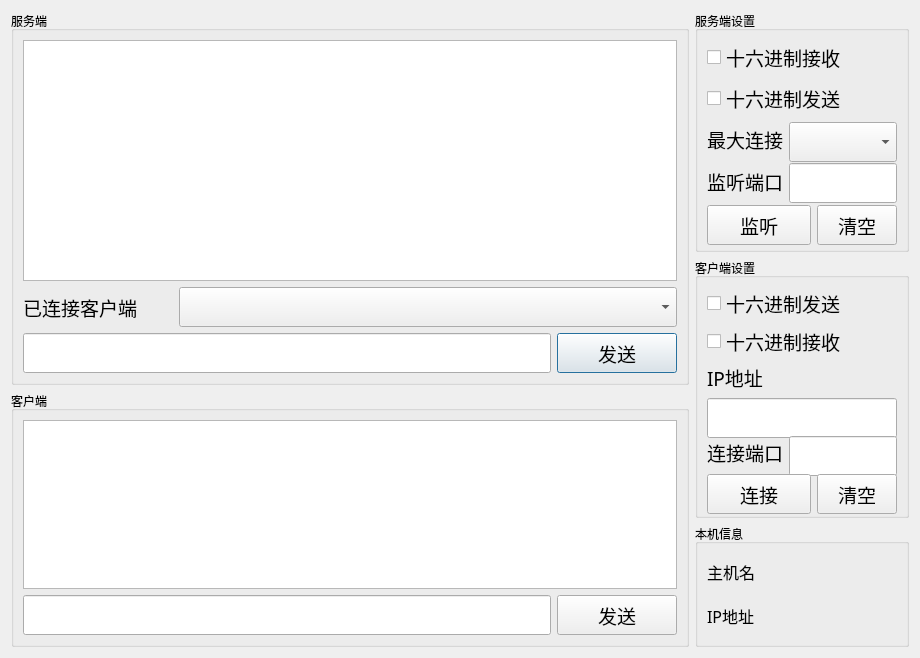
<?xml version="1.0" encoding="UTF-8"?>
<ui version="4.0">
 <class>TCPtest</class>
 <widget class="QDialog" name="TCPtest">
  <property name="geometry">
   <rect>
    <x>0</x>
    <y>0</y>
    <width>920</width>
    <height>658</height>
   </rect>
  </property>
  <property name="windowTitle">
   <string>Dialog</string>
  </property>
  <layout class="QGridLayout" name="gridLayout_6">
   <item row="0" column="0" rowspan="2">
    <widget class="QGroupBox" name="groupBox">
     <property name="title">
      <string>服务端</string>
     </property>
     <layout class="QGridLayout" name="gridLayout_2">
      <item row="0" column="0" colspan="3">
       <widget class="QTextEdit" name="txtDataServer"/>
      </item>
      <item row="1" column="0">
       <widget class="QLabel" name="label">
        <property name="minimumSize">
         <size>
          <width>0</width>
          <height>0</height>
         </size>
        </property>
        <property name="maximumSize">
         <size>
          <width>150</width>
          <height>16777215</height>
         </size>
        </property>
        <property name="font">
         <font>
          <family>楷体</family>
          <pointsize>14</pointsize>
         </font>
        </property>
        <property name="text">
         <string>已连接客户端</string>
        </property>
       </widget>
      </item>
      <item row="1" column="1" colspan="2">
       <widget class="QComboBox" name="cboxClient">
        <property name="minimumSize">
         <size>
          <width>460</width>
          <height>40</height>
         </size>
        </property>
        <property name="font">
         <font>
          <family>楷体</family>
          <pointsize>14</pointsize>
         </font>
        </property>
       </widget>
      </item>
      <item row="2" column="0" colspan="2">
       <widget class="QLineEdit" name="txtSendServer">
        <property name="minimumSize">
         <size>
          <width>500</width>
          <height>40</height>
         </size>
        </property>
       </widget>
      </item>
      <item row="2" column="2">
       <widget class="QPushButton" name="btnSendServer">
        <property name="minimumSize">
         <size>
          <width>0</width>
          <height>40</height>
         </size>
        </property>
        <property name="maximumSize">
         <size>
          <width>120</width>
          <height>16777215</height>
         </size>
        </property>
        <property name="font">
         <font>
          <family>楷体</family>
          <pointsize>14</pointsize>
         </font>
        </property>
        <property name="text">
         <string>发送</string>
        </property>
       </widget>
      </item>
     </layout>
    </widget>
   </item>
   <item row="0" column="1">
    <widget class="QGroupBox" name="groupBox_3">
     <property name="minimumSize">
      <size>
       <width>0</width>
       <height>0</height>
      </size>
     </property>
     <property name="maximumSize">
      <size>
       <width>16777215</width>
       <height>241</height>
      </size>
     </property>
     <property name="title">
      <string>服务端设置</string>
     </property>
     <layout class="QGridLayout" name="gridLayout_3">
      <item row="0" column="0" colspan="3">
       <widget class="QCheckBox" name="ckHexReceiveServer">
        <property name="font">
         <font>
          <family>楷体</family>
          <pointsize>14</pointsize>
         </font>
        </property>
        <property name="text">
         <string>十六进制接收</string>
        </property>
       </widget>
      </item>
      <item row="1" column="0" colspan="3">
       <widget class="QCheckBox" name="ckHexSendServer">
        <property name="font">
         <font>
          <family>楷体</family>
          <pointsize>14</pointsize>
         </font>
        </property>
        <property name="text">
         <string>十六进制发送</string>
        </property>
       </widget>
      </item>
      <item row="2" column="0">
       <widget class="QLabel" name="label_2">
        <property name="font">
         <font>
          <family>楷体</family>
          <pointsize>14</pointsize>
         </font>
        </property>
        <property name="text">
         <string>最大连接</string>
        </property>
       </widget>
      </item>
      <item row="2" column="1" colspan="2">
       <widget class="QComboBox" name="cboxMax">
        <property name="minimumSize">
         <size>
          <width>0</width>
          <height>40</height>
         </size>
        </property>
        <property name="font">
         <font>
          <family>楷体</family>
          <pointsize>14</pointsize>
         </font>
        </property>
       </widget>
      </item>
      <item row="3" column="0">
       <widget class="QLabel" name="label_3">
        <property name="font">
         <font>
          <family>楷体</family>
          <pointsize>14</pointsize>
         </font>
        </property>
        <property name="text">
         <string>监听端口</string>
        </property>
       </widget>
      </item>
      <item row="3" column="1" colspan="2">
       <widget class="QLineEdit" name="txtPortServer">
        <property name="minimumSize">
         <size>
          <width>0</width>
          <height>40</height>
         </size>
        </property>
       </widget>
      </item>
      <item row="4" column="0" colspan="2">
       <widget class="QPushButton" name="btnListen">
        <property name="minimumSize">
         <size>
          <width>0</width>
          <height>40</height>
         </size>
        </property>
        <property name="font">
         <font>
          <family>楷体</family>
          <pointsize>14</pointsize>
         </font>
        </property>
        <property name="text">
         <string>监听</string>
        </property>
       </widget>
      </item>
      <item row="4" column="2">
       <widget class="QPushButton" name="btnClearServer">
        <property name="minimumSize">
         <size>
          <width>0</width>
          <height>40</height>
         </size>
        </property>
        <property name="font">
         <font>
          <family>楷体</family>
          <pointsize>14</pointsize>
         </font>
        </property>
        <property name="text">
         <string>清空</string>
        </property>
       </widget>
      </item>
     </layout>
    </widget>
   </item>
   <item row="1" column="1" rowspan="2">
    <widget class="QGroupBox" name="groupBox_4">
     <property name="maximumSize">
      <size>
       <width>16777215</width>
       <height>260</height>
      </size>
     </property>
     <property name="title">
      <string>客户端设置</string>
     </property>
     <layout class="QGridLayout" name="gridLayout_4">
      <item row="0" column="0" colspan="3">
       <widget class="QCheckBox" name="ckHexSendClient">
        <property name="font">
         <font>
          <family>楷体</family>
          <pointsize>14</pointsize>
         </font>
        </property>
        <property name="text">
         <string>十六进制发送</string>
        </property>
       </widget>
      </item>
      <item row="1" column="0" colspan="3">
       <widget class="QCheckBox" name="ckHexReceiveClient">
        <property name="font">
         <font>
          <family>楷体</family>
          <pointsize>14</pointsize>
         </font>
        </property>
        <property name="text">
         <string>十六进制接收</string>
        </property>
       </widget>
      </item>
      <item row="2" column="0">
       <widget class="QLabel" name="label_4">
        <property name="font">
         <font>
          <family>楷体</family>
          <pointsize>14</pointsize>
         </font>
        </property>
        <property name="text">
         <string>IP地址</string>
        </property>
       </widget>
      </item>
      <item row="3" column="0" colspan="3">
       <widget class="QLineEdit" name="txtIP">
        <property name="minimumSize">
         <size>
          <width>0</width>
          <height>40</height>
         </size>
        </property>
       </widget>
      </item>
      <item row="4" column="0">
       <widget class="QLabel" name="label_5">
        <property name="font">
         <font>
          <family>楷体</family>
          <pointsize>14</pointsize>
         </font>
        </property>
        <property name="text">
         <string>连接端口</string>
        </property>
       </widget>
      </item>
      <item row="4" column="1" colspan="2">
       <widget class="QLineEdit" name="txtPortClient">
        <property name="minimumSize">
         <size>
          <width>0</width>
          <height>40</height>
         </size>
        </property>
       </widget>
      </item>
      <item row="5" column="0" colspan="2">
       <widget class="QPushButton" name="btnConnect">
        <property name="minimumSize">
         <size>
          <width>0</width>
          <height>40</height>
         </size>
        </property>
        <property name="font">
         <font>
          <family>楷体</family>
          <pointsize>14</pointsize>
         </font>
        </property>
        <property name="text">
         <string>连接</string>
        </property>
       </widget>
      </item>
      <item row="5" column="2">
       <widget class="QPushButton" name="btnClearClient">
        <property name="minimumSize">
         <size>
          <width>0</width>
          <height>40</height>
         </size>
        </property>
        <property name="font">
         <font>
          <family>楷体</family>
          <pointsize>14</pointsize>
         </font>
        </property>
        <property name="text">
         <string>清空</string>
        </property>
       </widget>
      </item>
     </layout>
    </widget>
   </item>
   <item row="2" column="0" rowspan="2">
    <widget class="QGroupBox" name="groupBox_2">
     <property name="title">
      <string>客户端</string>
     </property>
     <layout class="QGridLayout" name="gridLayout">
      <item row="0" column="0" colspan="2">
       <widget class="QTextEdit" name="txtDataClient"/>
      </item>
      <item row="1" column="0">
       <widget class="QLineEdit" name="txtSendClient">
        <property name="minimumSize">
         <size>
          <width>500</width>
          <height>40</height>
         </size>
        </property>
       </widget>
      </item>
      <item row="1" column="1">
       <widget class="QPushButton" name="btnSendClient">
        <property name="minimumSize">
         <size>
          <width>120</width>
          <height>40</height>
         </size>
        </property>
        <property name="maximumSize">
         <size>
          <width>140</width>
          <height>16777215</height>
         </size>
        </property>
        <property name="font">
         <font>
          <family>楷体</family>
          <pointsize>14</pointsize>
         </font>
        </property>
        <property name="text">
         <string>发送</string>
        </property>
       </widget>
      </item>
     </layout>
    </widget>
   </item>
   <item row="3" column="1">
    <widget class="QGroupBox" name="groupBox_5">
     <property name="minimumSize">
      <size>
       <width>0</width>
       <height>0</height>
      </size>
     </property>
     <property name="title">
      <string>本机信息</string>
     </property>
     <layout class="QGridLayout" name="gridLayout_5">
      <item row="0" column="0">
       <widget class="QLabel" name="labHostName">
        <property name="font">
         <font>
          <family>楷体</family>
          <pointsize>12</pointsize>
         </font>
        </property>
        <property name="text">
         <string>主机名</string>
        </property>
       </widget>
      </item>
      <item row="1" column="0">
       <widget class="QLabel" name="labIPAddress">
        <property name="font">
         <font>
          <family>楷体</family>
          <pointsize>12</pointsize>
         </font>
        </property>
        <property name="text">
         <string>IP地址</string>
        </property>
       </widget>
      </item>
     </layout>
    </widget>
   </item>
  </layout>
 </widget>
 <resources/>
 <connections/>
</ui>
